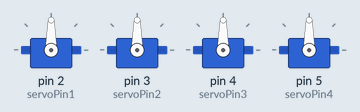
This sketch was run on a simulated Arduino Uno, built with avr-gcc and run on an emulated ATmega328P. Parts: 4 × servo.

Above: at 0.1 s.
At 5.1 s:
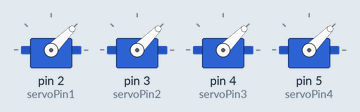
At 10.1 s:
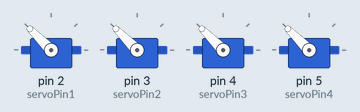
Timing chart, 0 to 16.5 s (numbered marks = the images above):
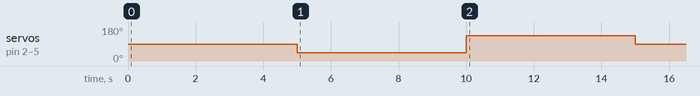

The sketch:

Servo_motor_test.ino
```cpp
#include <Servo.h>

// Create a Servo object for each servo
Servo servo1;
Servo servo2;
Servo servo3;
Servo servo4;

// Define the servo PWM pin numbers
int servoPin1 = 2;
int servoPin2 = 3;
int servoPin3 = 4;
int servoPin4 = 5;

void setup() {
  // Attach each servo to its corresponding pin
  servo1.attach(servoPin1);
  servo2.attach(servoPin2);
  servo3.attach(servoPin3);
  servo4.attach(servoPin4);

  // Initially set each servo to 0 degrees steering angle
  servo1.write(90);
  servo2.write(90);
  servo3.write(90);
  servo4.write(90);
  delay(5000); // Wait for 5 seconds

  // Move each servo to 90 degrees
  servo1.write(45);
  servo2.write(45);
  servo3.write(45);
  servo4.write(45);
  delay(5000); // Wait for 5 seconds

  // Move each servo to 180 degrees
  servo1.write(135);
  servo2.write(135);
  servo3.write(135);
  servo4.write(135);
  delay(5000); // Wait for 5 seconds

  // Return each servo to 0 degrees
  servo1.write(90);
  servo2.write(90);
  servo3.write(90);
  servo4.write(90);

  delay(5000); // Wait for 5 seconds
}

void loop() {
  // Your loop code here (if needed)
}
```
